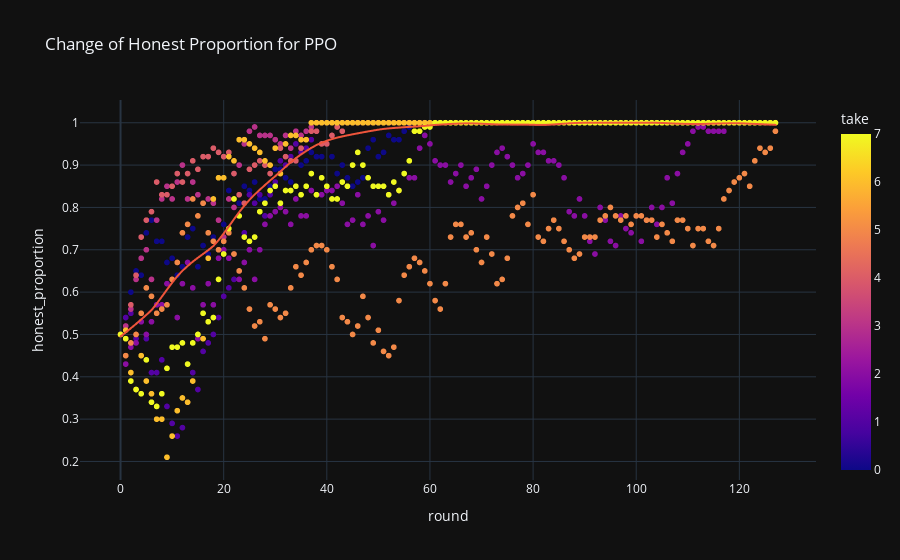

Notebook code for this chart:
### Code cell
px.scatter(data_ppo_avg, x="round", y="honest_proportion", color="take",
                   title="Change of Honest Proportion for PPO", trendline='lowess', trendline_options=dict(frac=0.1))

### Figure 1 — Plotly figure (JSON) as saved in the notebook; plotly's stock layout.template omitted (floating-point values rounded to 4 significant figures; data arrays with more than 128 entries replaced by an {"elided": "..."} marker saying what was removed)
{"data": [{"hovertemplate": "round=%{x}<br>honest_proportion=%{y}<br>take=%{marker.color}<extra></extra>", "legendgroup": "", "marker": {"color": {"elided": "1024 int values"}, "coloraxis": "coloraxis", "symbol": "circle"}, "mode": "markers", "name": "", "showlegend": false, "type": "scattergl", "x": {"elided": "1024 int values"}, "xaxis": "x", "y": {"elided": "1024 float values"}, "yaxis": "y"}, {"hovertemplate": "<b>LOWESS trendline</b><br><br>round=%{x}<br>honest_proportion=%{y} <b>(trend)</b><extra></extra>", "legendgroup": "", "marker": {"symbol": "circle"}, "mode": "lines", "name": "", "showlegend": false, "type": "scattergl", "x": {"elided": "1024 int values"}, "xaxis": "x", "y": {"elided": "1024 float values"}, "yaxis": "y"}], "layout": {"coloraxis": {"colorbar": {"title": {"text": "take"}}, "colorscale": [[0, "#0d0887"], [0.1111, "#46039f"], [0.2222, "#7201a8"], [0.3333, "#9c179e"], [0.4444, "#bd3786"], [0.5556, "#d8576b"], [0.6667, "#ed7953"], [0.7778, "#fb9f3a"], [0.8889, "#fdca26"], [1, "#f0f921"]]}, "legend": {"tracegroupgap": 0}, "title": {"text": "Change of Honest Proportion for PPO"}, "xaxis": {"anchor": "y", "domain": [0, 1], "title": {"text": "round"}}, "yaxis": {"anchor": "x", "domain": [0, 1], "title": {"text": "honest_proportion"}}}}
